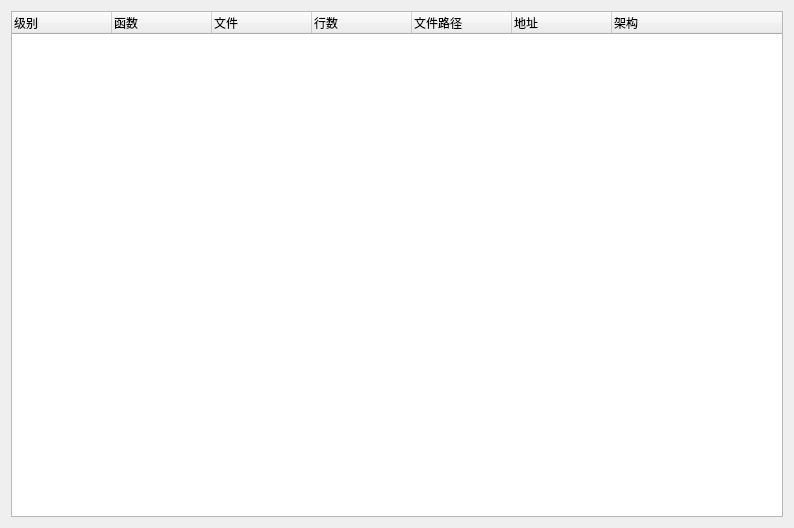
<?xml version="1.0" encoding="UTF-8"?>
<ui version="4.0">
 <class>SeerStackFramesBrowserWidgetForm</class>
 <widget class="QWidget" name="SeerStackFramesBrowserWidgetForm">
  <property name="geometry">
   <rect>
    <x>0</x>
    <y>0</y>
    <width>794</width>
    <height>528</height>
   </rect>
  </property>
  <property name="windowTitle">
   <string>Form</string>
  </property>
  <layout class="QGridLayout" name="gridLayout">
   <item row="0" column="0">
    <widget class="QTreeWidget" name="stackTreeWidget">
     <property name="columnCount">
      <number>7</number>
     </property>
     <column>
      <property name="text">
       <string>级别</string>
      </property>
     </column>
     <column>
      <property name="text">
       <string>函数</string>
      </property>
     </column>
     <column>
      <property name="text">
       <string>文件</string>
      </property>
     </column>
     <column>
      <property name="text">
       <string>行数</string>
      </property>
     </column>
     <column>
      <property name="text">
       <string>文件路径</string>
      </property>
     </column>
     <column>
      <property name="text">
       <string>地址</string>
      </property>
     </column>
     <column>
      <property name="text">
       <string>架构</string>
      </property>
     </column>
    </widget>
   </item>
  </layout>
 </widget>
 <resources/>
 <connections/>
</ui>
